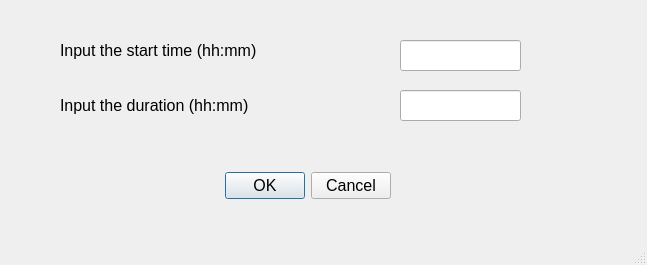
<?xml version="1.0" encoding="UTF-8"?>
<ui version="4.0">
 <class>MainWindow</class>
 <widget class="QMainWindow" name="MainWindow">
  <property name="geometry">
   <rect>
    <x>0</x>
    <y>0</y>
    <width>647</width>
    <height>265</height>
   </rect>
  </property>
  <property name="windowTitle">
   <string>Exam Time Calculator</string>
  </property>
  <property name="windowOpacity">
   <double>8.000000000000000</double>
  </property>
  <widget class="QWidget" name="centralwidget">
   <widget class="QLineEdit" name="lineEdit_2">
    <property name="geometry">
     <rect>
      <x>400</x>
      <y>90</y>
      <width>121</width>
      <height>31</height>
     </rect>
    </property>
    <property name="font">
     <font>
      <pointsize>14</pointsize>
     </font>
    </property>
   </widget>
   <widget class="QDialogButtonBox" name="buttonBox">
    <property name="geometry">
     <rect>
      <x>50</x>
      <y>170</y>
      <width>341</width>
      <height>31</height>
     </rect>
    </property>
    <property name="font">
     <font>
      <pointsize>12</pointsize>
     </font>
    </property>
    <property name="orientation">
     <enum>Qt::Horizontal</enum>
    </property>
    <property name="standardButtons">
     <set>QDialogButtonBox::Cancel|QDialogButtonBox::Ok</set>
    </property>
   </widget>
   <widget class="QLabel" name="label_2">
    <property name="geometry">
     <rect>
      <x>60</x>
      <y>90</y>
      <width>301</width>
      <height>31</height>
     </rect>
    </property>
    <property name="font">
     <font>
      <pointsize>12</pointsize>
     </font>
    </property>
    <property name="text">
     <string>Input the duration (hh:mm) </string>
    </property>
   </widget>
   <widget class="QLineEdit" name="lineEdit">
    <property name="geometry">
     <rect>
      <x>400</x>
      <y>40</y>
      <width>121</width>
      <height>31</height>
     </rect>
    </property>
    <property name="font">
     <font>
      <pointsize>14</pointsize>
     </font>
    </property>
   </widget>
   <widget class="QLabel" name="label">
    <property name="geometry">
     <rect>
      <x>60</x>
      <y>30</y>
      <width>321</width>
      <height>41</height>
     </rect>
    </property>
    <property name="font">
     <font>
      <pointsize>12</pointsize>
     </font>
    </property>
    <property name="text">
     <string>Input the start time (hh:mm)</string>
    </property>
   </widget>
  </widget>
  <widget class="QStatusBar" name="statusbar"/>
 </widget>
 <resources/>
 <connections/>
</ui>
